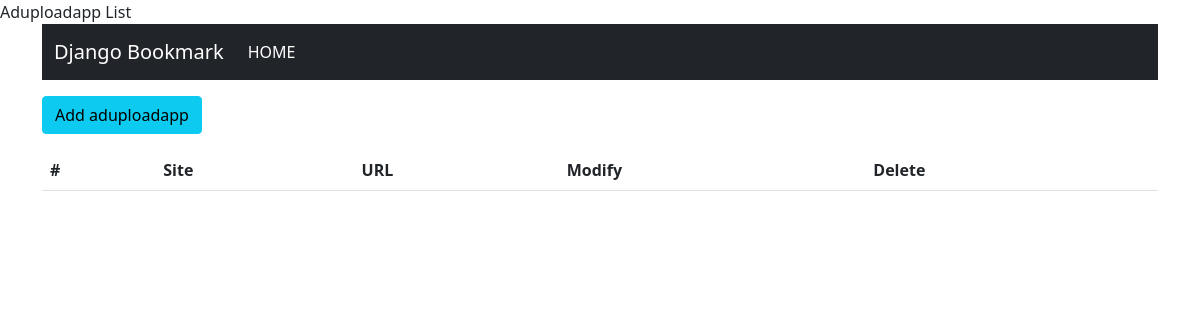
The app's page /aduploadapp/, older data.
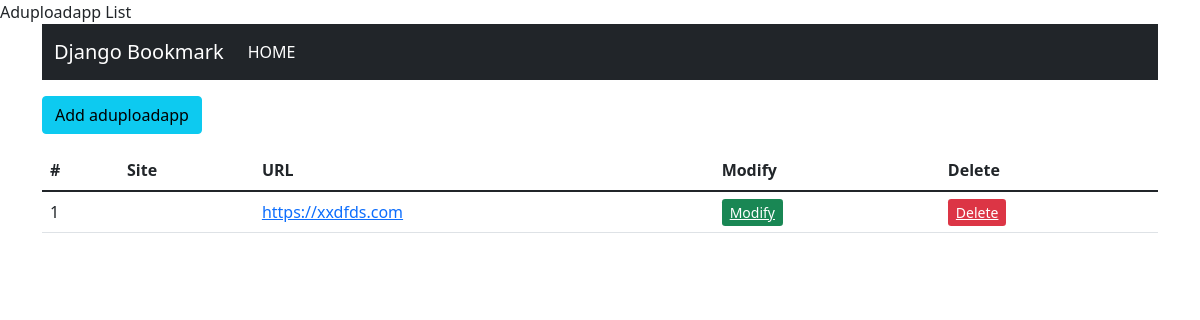
The same page, newer data.
### aduploadapp/models.py (models this page shows, shortened)
class Aduploadapp(models.Model):
    site_name = models.CharField(max_length=200)
    url = models.URLField(verbose_name='Site URL') #Site URL 이 뭐지? .. 아 별병을 설정함. 이걸로 보인다.

### aduploadapp/views.py (the view)
# urls.py: path('',AduploadappListView.as_view(), name='list'), #http://127.0.0.1/Aduploadapp/ list ?
class AduploadappListView(ListView): # class Adupload의 ListView 란 뜻으로 만들었다
    model = Aduploadapp # db에 등록된 Aduploadapp 데이터 전체를 반환하여 준다

### aduploadapp/templates/aduploadapp/aduploadapp_list.html (shortened to what this page needs)
{% extends 'base.html' %}
{% block content %}
<div class="btn-group">
    <a href="{% url 'add' %}" class = "btn btn-info">Add aduploadapp</a>
</div>
<table class="table">
    <thead>
        <tr>
            <th scope="col">#</th>
            <th scope="col">Site</th>
            <th scope="col">URL</th>
            <th scope="col">Modify</th>
            <th scope="col">Delete</th>
        </tr>
    </thead>
    <tbody>
        {% for aduploadapp in object_list %}
        <tr>
            <td>{{ forloop.counter }}</td>
            <td><a href="{% url 'detail' pk=aduploadapp.id %}"> {{ aduplaodapp.site_name }}</a></td>
            <td><a href="{{ adupload.site_name }}" target="_blank">{{ aduploadapp.url }}</a></td>
            <td><a href="{% url 'update' pk=aduploadapp.id %}" class="bnt btn-success btn-sm">Modify</a></td>
            <td><a href="{% url 'delete' pk=aduploadapp.id %}" class="bnt btn-danger btn-sm">Delete</a></td>
        </tr>
        {% endfor %}
    </tbody>
</table>
{% endblock %}

Row changes from the older to the newer data that the page shows:
added Aduploadapp: url "https://xxdfds.com"
